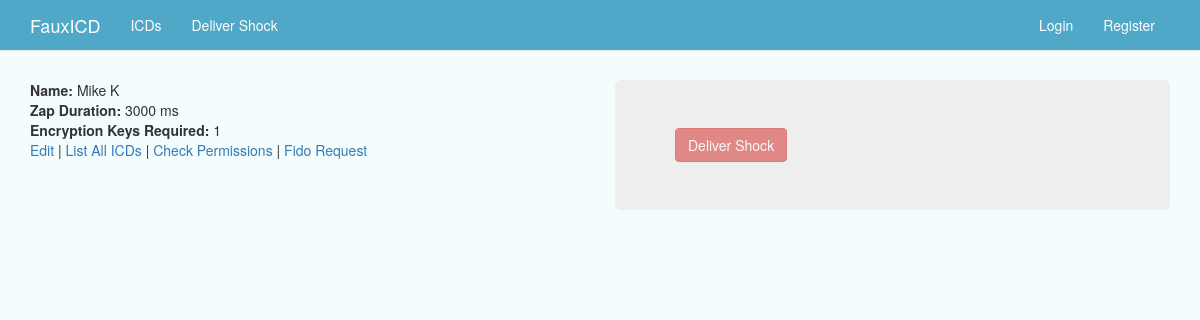
Page /web/icd/1/ on the committed database.
### web/models.py (models this page shows, shortened)
class Icd(models.Model):
    name = models.CharField(max_length=128, unique=True)
    zap_duration = models.IntegerField(default=0) #duration of a zap in milliseconds
    keys_required = models.IntegerField(default=2) #num of encryption keys required to execute

### web/views.py (the view)
# urls.py: url(r'^icd/(?P<id>\d+)/$', views.show_icd, name='show_icd'),
def show_icd(request, id=None):
    if request.method == 'GET':
        if id:
            icd = Icd.objects.get(id=id)
        else:
            icd = None
    else:
        return redirect('icd_index')
    context_dict = {'icd': icd}
    return render(request, 'web/icd.html', context_dict)

### templates/web/icd.html (shortened to what this page needs)
{% extends 'base.html' %}
{% block body_block %}
  <div class="row">
    <div class="col-md-6">
      {% if icd %}
        <b>Name:</b> {{ icd.name }}<br />
        <b>Zap Duration:</b> {{ icd.zap_duration }} ms<br />
        <b>Encryption Keys Required:</b> {{ icd.keys_required }}<br />
      {% endif %}
      <div>
        <a href="{% url 'edit_icd' id=icd.id %}" >Edit</a> | <a href="{% url 'icd_index' %}" >List All ICDs</a> |
        <a href="#" id="check_perms">Check Permissions</a> | <a href="#" id="fido_request">Fido Request</a>
      </div>
    </div>
    <div class="col-md-6">
      <div class="jumbotron">
        <div class="btn btn-danger{% if not user.is_authenticated %} disabled{% endif %}" id="shock-button">Deliver Shock</div>
      </div>
    </div>
  </div>
{% endblock %}

### public/static/css/custom.css (style rules this page uses)
body { background-color: #F4FDFD; }
#shock-button { horizontal-align:middle; margin-left:auto; margin-right:auto; }

### rows in the picture
Icd: name "Mike K", zap_duration "3000", keys_required "1"
